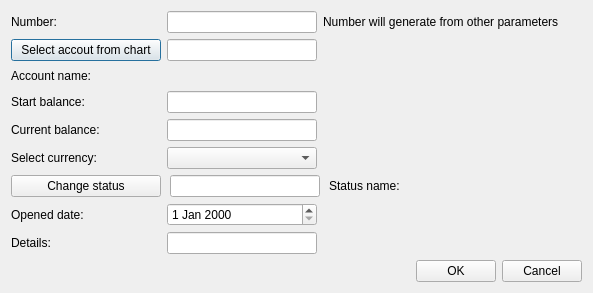
<?xml version="1.0" encoding="UTF-8"?>
<ui version="4.0">
 <class>CreateAccount</class>
 <widget class="QDialog" name="CreateAccount">
  <property name="geometry">
   <rect>
    <x>0</x>
    <y>0</y>
    <width>593</width>
    <height>287</height>
   </rect>
  </property>
  <property name="sizePolicy">
   <sizepolicy hsizetype="Fixed" vsizetype="Fixed">
    <horstretch>0</horstretch>
    <verstretch>0</verstretch>
   </sizepolicy>
  </property>
  <property name="windowTitle">
   <string>Create/Update client</string>
  </property>
  <property name="locale">
   <locale language="English" country="UnitedStates"/>
  </property>
  <property name="modal">
   <bool>false</bool>
  </property>
  <layout class="QGridLayout" name="gridLayout">
   <property name="leftMargin">
    <number>11</number>
   </property>
   <property name="topMargin">
    <number>11</number>
   </property>
   <property name="rightMargin">
    <number>11</number>
   </property>
   <property name="bottomMargin">
    <number>11</number>
   </property>
   <item row="0" column="0">
    <widget class="QLabel" name="numberLb">
     <property name="minimumSize">
      <size>
       <width>120</width>
       <height>0</height>
      </size>
     </property>
     <property name="text">
      <string>Number:</string>
     </property>
    </widget>
   </item>
   <item row="8" column="1">
    <widget class="QDateEdit" name="openedDateEdit">
     <property name="maximumSize">
      <size>
       <width>150</width>
       <height>16777215</height>
      </size>
     </property>
    </widget>
   </item>
   <item row="1" column="1">
    <widget class="QLineEdit" name="chartOfAccEdit">
     <property name="maximumSize">
      <size>
       <width>150</width>
       <height>16777215</height>
      </size>
     </property>
    </widget>
   </item>
   <item row="2" column="1" colspan="3">
    <widget class="QLabel" name="accNamePh">
     <property name="font">
      <font>
       <family>Times New Roman</family>
       <pointsize>12</pointsize>
       <weight>75</weight>
       <italic>true</italic>
       <bold>true</bold>
      </font>
     </property>
     <property name="text">
      <string/>
     </property>
    </widget>
   </item>
   <item row="1" column="0">
    <widget class="QPushButton" name="chartOfAccBtn">
     <property name="text">
      <string>Select accout from chart</string>
     </property>
    </widget>
   </item>
   <item row="0" column="3">
    <spacer name="horizontalSpacer_2">
     <property name="orientation">
      <enum>Qt::Horizontal</enum>
     </property>
     <property name="sizeHint" stdset="0">
      <size>
       <width>40</width>
       <height>20</height>
      </size>
     </property>
    </spacer>
   </item>
   <item row="10" column="0" colspan="4">
    <layout class="QHBoxLayout" name="horizontalLayout">
     <item>
      <spacer name="horizontalSpacer">
       <property name="orientation">
        <enum>Qt::Horizontal</enum>
       </property>
       <property name="sizeHint" stdset="0">
        <size>
         <width>40</width>
         <height>20</height>
        </size>
       </property>
      </spacer>
     </item>
     <item>
      <widget class="QPushButton" name="okBtn">
       <property name="text">
        <string>OK</string>
       </property>
      </widget>
     </item>
     <item>
      <widget class="QPushButton" name="cancelBtn">
       <property name="text">
        <string>Cancel</string>
       </property>
      </widget>
     </item>
    </layout>
   </item>
   <item row="0" column="1">
    <widget class="QLineEdit" name="numberEdit">
     <property name="minimumSize">
      <size>
       <width>150</width>
       <height>0</height>
      </size>
     </property>
     <property name="maximumSize">
      <size>
       <width>150</width>
       <height>16777215</height>
      </size>
     </property>
     <property name="toolTip">
      <string>&lt;html&gt;&lt;head/&gt;&lt;body&gt;&lt;p&gt;For example: John&lt;/p&gt;&lt;/body&gt;&lt;/html&gt;</string>
     </property>
     <property name="readOnly">
      <bool>true</bool>
     </property>
    </widget>
   </item>
   <item row="5" column="0">
    <widget class="QLabel" name="cBalanceLb">
     <property name="text">
      <string>Current balance:</string>
     </property>
    </widget>
   </item>
   <item row="6" column="0">
    <widget class="QLabel" name="currencyLb">
     <property name="minimumSize">
      <size>
       <width>150</width>
       <height>0</height>
      </size>
     </property>
     <property name="text">
      <string>Select currency:</string>
     </property>
    </widget>
   </item>
   <item row="6" column="1">
    <widget class="QComboBox" name="currencyCmb">
     <property name="maximumSize">
      <size>
       <width>150</width>
       <height>16777215</height>
      </size>
     </property>
    </widget>
   </item>
   <item row="2" column="0">
    <widget class="QLabel" name="accNameLb">
     <property name="text">
      <string>Account name:</string>
     </property>
    </widget>
   </item>
   <item row="3" column="0">
    <widget class="QLabel" name="sBalanceLb">
     <property name="text">
      <string>Start balance:</string>
     </property>
    </widget>
   </item>
   <item row="3" column="1">
    <widget class="QLineEdit" name="startBalanceEdit">
     <property name="minimumSize">
      <size>
       <width>150</width>
       <height>0</height>
      </size>
     </property>
     <property name="maximumSize">
      <size>
       <width>150</width>
       <height>16777215</height>
      </size>
     </property>
     <property name="toolTip">
      <string>&lt;html&gt;&lt;head/&gt;&lt;body&gt;&lt;p&gt;For example: Doe&lt;/p&gt;&lt;/body&gt;&lt;/html&gt;</string>
     </property>
    </widget>
   </item>
   <item row="9" column="0">
    <widget class="QLabel" name="firmLb">
     <property name="text">
      <string>Details:</string>
     </property>
    </widget>
   </item>
   <item row="8" column="0">
    <widget class="QLabel" name="oDateLb">
     <property name="text">
      <string>Opened date:</string>
     </property>
    </widget>
   </item>
   <item row="9" column="1">
    <widget class="QLineEdit" name="detailsEdit">
     <property name="maximumSize">
      <size>
       <width>150</width>
       <height>16777215</height>
      </size>
     </property>
     <property name="toolTip">
      <string>&lt;html&gt;&lt;head/&gt;&lt;body&gt;&lt;p&gt;For example: &amp;quot;Mango Company&amp;quot;&lt;/p&gt;&lt;/body&gt;&lt;/html&gt;</string>
     </property>
    </widget>
   </item>
   <item row="5" column="1">
    <widget class="QLineEdit" name="currentBalanceEdit">
     <property name="minimumSize">
      <size>
       <width>150</width>
       <height>0</height>
      </size>
     </property>
     <property name="maximumSize">
      <size>
       <width>150</width>
       <height>16777215</height>
      </size>
     </property>
     <property name="toolTip">
      <string>&lt;html&gt;&lt;head/&gt;&lt;body&gt;&lt;p&gt;For example: John.Doe@gmail.com (does not mandatory field)&lt;/p&gt;&lt;/body&gt;&lt;/html&gt;</string>
     </property>
    </widget>
   </item>
   <item row="0" column="2">
    <widget class="QLabel" name="label">
     <property name="text">
      <string>Number will generate from other parameters</string>
     </property>
    </widget>
   </item>
   <item row="7" column="0" colspan="4">
    <widget class="QWidget" name="statusWidget" native="true">
     <layout class="QHBoxLayout" name="horizontalLayout_3">
      <property name="spacing">
       <number>9</number>
      </property>
      <property name="leftMargin">
       <number>0</number>
      </property>
      <property name="topMargin">
       <number>0</number>
      </property>
      <property name="rightMargin">
       <number>0</number>
      </property>
      <property name="bottomMargin">
       <number>0</number>
      </property>
      <item>
       <widget class="QPushButton" name="statusBtn">
        <property name="sizePolicy">
         <sizepolicy hsizetype="Fixed" vsizetype="Fixed">
          <horstretch>0</horstretch>
          <verstretch>0</verstretch>
         </sizepolicy>
        </property>
        <property name="minimumSize">
         <size>
          <width>150</width>
          <height>0</height>
         </size>
        </property>
        <property name="text">
         <string>Change status</string>
        </property>
       </widget>
      </item>
      <item>
       <widget class="QLineEdit" name="statusEdit">
        <property name="minimumSize">
         <size>
          <width>150</width>
          <height>0</height>
         </size>
        </property>
        <property name="maximumSize">
         <size>
          <width>150</width>
          <height>16777215</height>
         </size>
        </property>
        <property name="readOnly">
         <bool>true</bool>
        </property>
       </widget>
      </item>
      <item>
       <widget class="QLabel" name="statusLb">
        <property name="text">
         <string>Status name:</string>
        </property>
       </widget>
      </item>
      <item>
       <widget class="QLabel" name="statusPh">
        <property name="minimumSize">
         <size>
          <width>120</width>
          <height>0</height>
         </size>
        </property>
        <property name="font">
         <font>
          <family>Times New Roman</family>
          <pointsize>12</pointsize>
          <weight>75</weight>
          <italic>true</italic>
          <bold>true</bold>
         </font>
        </property>
        <property name="text">
         <string/>
        </property>
       </widget>
      </item>
     </layout>
    </widget>
   </item>
  </layout>
 </widget>
 <tabstops>
  <tabstop>numberEdit</tabstop>
  <tabstop>startBalanceEdit</tabstop>
  <tabstop>currentBalanceEdit</tabstop>
  <tabstop>detailsEdit</tabstop>
  <tabstop>okBtn</tabstop>
  <tabstop>cancelBtn</tabstop>
 </tabstops>
 <resources/>
 <connections/>
</ui>
